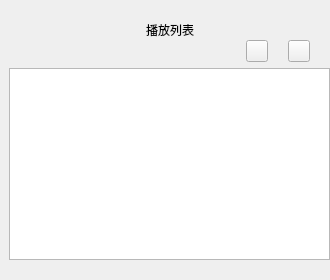
           <widget class="QWidget" name="widget_playlist" native="true">
            <property name="sizePolicy">
             <sizepolicy hsizetype="Fixed" vsizetype="Preferred">
              <horstretch>0</horstretch>
              <verstretch>0</verstretch>
             </sizepolicy>
            </property>
            <property name="minimumSize">
             <size>
              <width>330</width>
              <height>0</height>
             </size>
            </property>
            <property name="maximumSize">
             <size>
              <width>330</width>
              <height>16777215</height>
             </size>
            </property>
            <layout class="QVBoxLayout" name="verticalLayout_10">
             <property name="spacing">
              <number>6</number>
             </property>
             <property name="leftMargin">
              <number>9</number>
             </property>
             <property name="topMargin">
              <number>20</number>
             </property>
             <property name="rightMargin">
              <number>0</number>
             </property>
             <property name="bottomMargin">
              <number>20</number>
             </property>
             <item>
              <layout class="QVBoxLayout" name="verticalLayout_9">
               <property name="spacing">
                <number>0</number>
               </property>
               <item>
                <layout class="QHBoxLayout" name="horizontalLayout_16">
                 <item>
                  <spacer name="horizontalSpacer_20">
                   <property name="orientation">
                    <enum>Qt::Horizontal</enum>
                   </property>
                   <property name="sizeHint" stdset="0">
                    <size>
                     <width>40</width>
                     <height>20</height>
                    </size>
                   </property>
                  </spacer>
                 </item>
                 <item>
                  <widget class="QLabel" name="label_playlist">
                   <property name="text">
                    <string>播放列表</string>
                   </property>
                  </widget>
                 </item>
                 <item>
                  <spacer name="horizontalSpacer_21">
                   <property name="orientation">
                    <enum>Qt::Horizontal</enum>
                   </property>
                   <property name="sizeHint" stdset="0">
                    <size>
                     <width>40</width>
                     <height>20</height>
                    </size>
                   </property>
                  </spacer>
                 </item>
                </layout>
               </item>
               <item>
                <layout class="QHBoxLayout" name="horizontalLayout_17">
                 <property name="rightMargin">
                  <number>20</number>
                 </property>
                 <item>
                  <spacer name="horizontalSpacer_22">
                   <property name="orientation">
                    <enum>Qt::Horizontal</enum>
                   </property>
                   <property name="sizeHint" stdset="0">
                    <size>
                     <width>40</width>
                     <height>20</height>
                    </size>
                   </property>
                  </spacer>
                 </item>
                 <item>
                  <widget class="QPushButton" name="btn_addfile">
                   <property name="sizePolicy">
                    <sizepolicy hsizetype="Fixed" vsizetype="Fixed">
                     <horstretch>0</horstretch>
                     <verstretch>0</verstretch>
                    </sizepolicy>
                   </property>
                   <property name="minimumSize">
                    <size>
                     <width>22</width>
                     <height>22</height>
                    </size>
                   </property>
                   <property name="maximumSize">
                    <size>
                     <width>22</width>
                     <height>22</height>
                    </size>
                   </property>
                   <property name="text">
                    <string/>
                   </property>
                  </widget>
                 </item>
                 <item>
                  <spacer name="horizontalSpacer_24">
                   <property name="orientation">
                    <enum>Qt::Horizontal</enum>
                   </property>
                   <property name="sizeType">
                    <enum>QSizePolicy::Fixed</enum>
                   </property>
                   <property name="sizeHint" stdset="0">
                    <size>
                     <width>20</width>
                     <height>20</height>
                    </size>
                   </property>
                  </spacer>
                 </item>
                 <item>
                  <widget class="QPushButton" name="btn_clearlist">
                   <property name="sizePolicy">
                    <sizepolicy hsizetype="Fixed" vsizetype="Fixed">
                     <horstretch>0</horstretch>
                     <verstretch>0</verstretch>
                    </sizepolicy>
                   </property>
                   <property name="minimumSize">
                    <size>
                     <width>22</width>
                     <height>22</height>
                    </size>
                   </property>
                   <property name="maximumSize">
                    <size>
                     <width>22</width>
                     <height>22</height>
                    </size>
                   </property>
                   <property name="text">
                    <string/>
                   </property>
                  </widget>
                 </item>
                </layout>
               </item>
              </layout>
             </item>
             <item>
              <widget class="PlayListWidget" name="listWidget_plalylist"/>
             </item>
            </layout>
           </widget>
